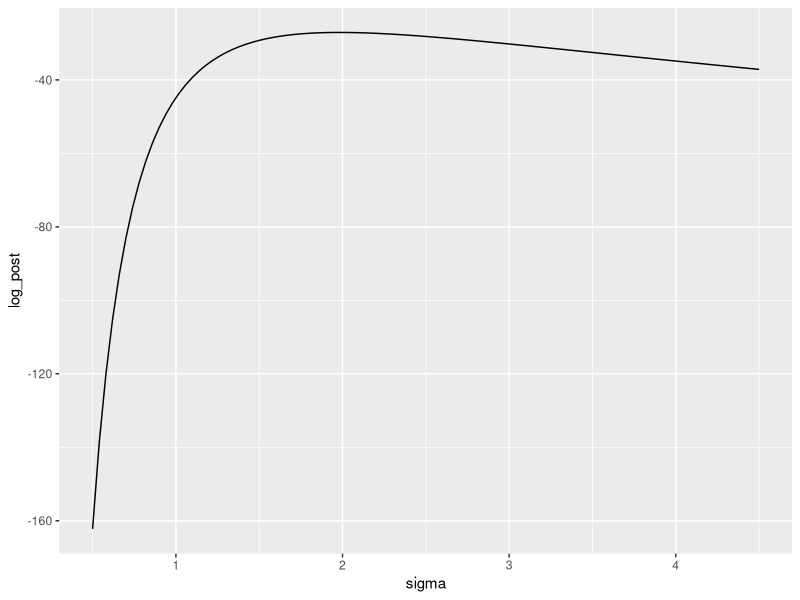
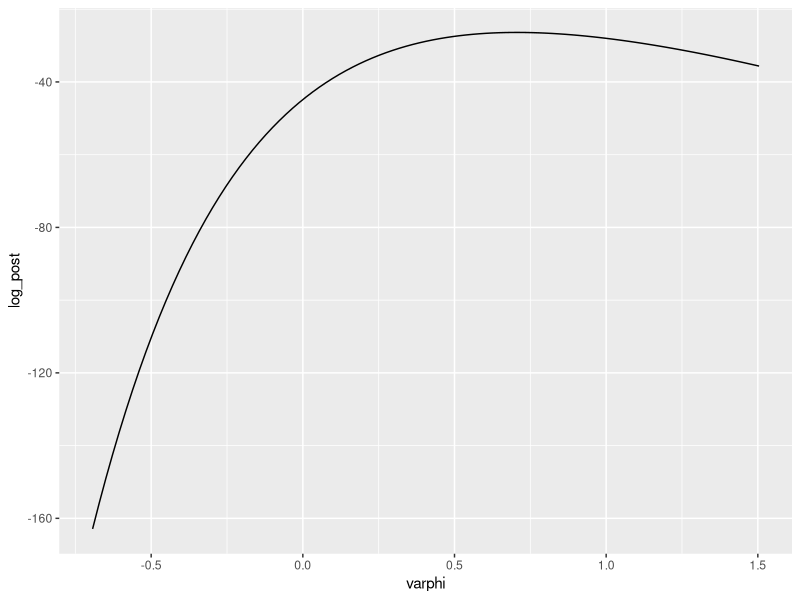
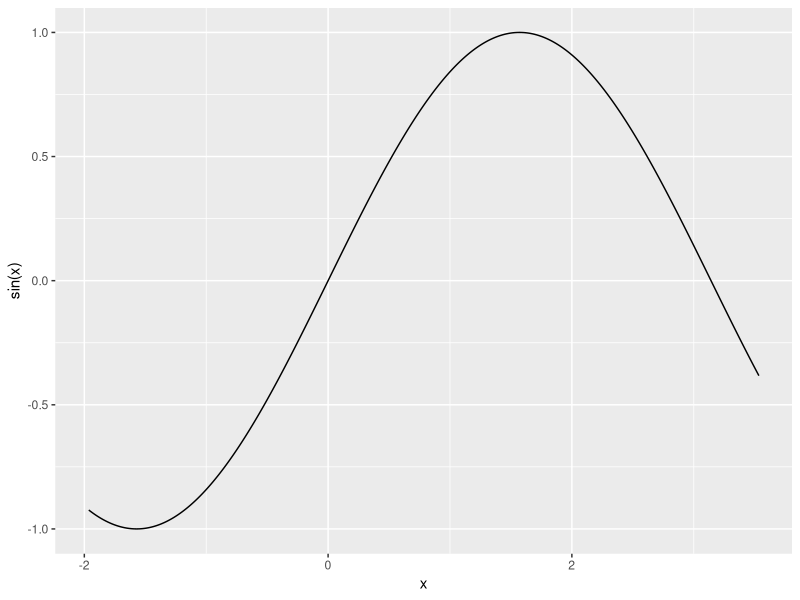
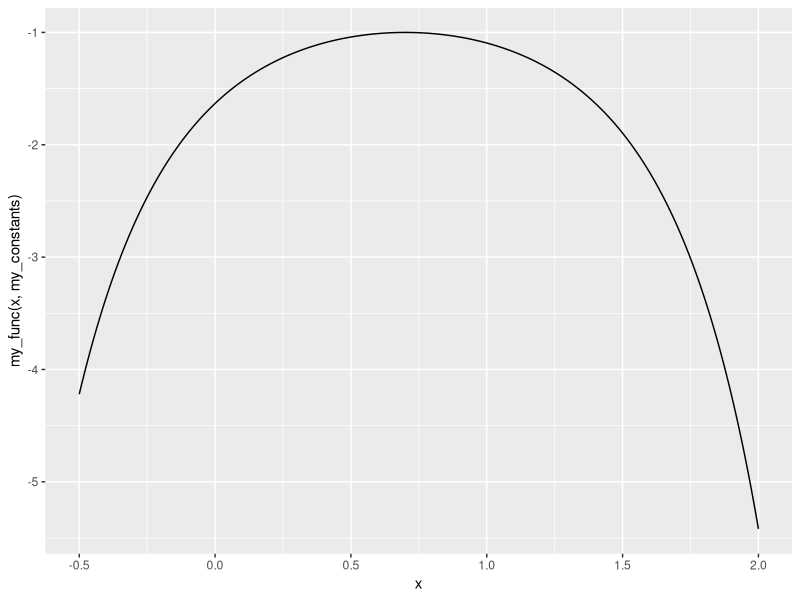
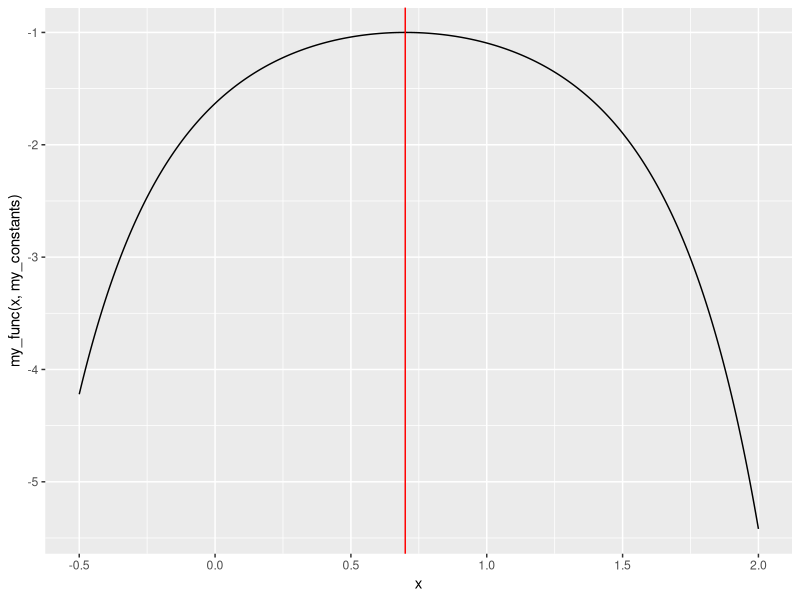
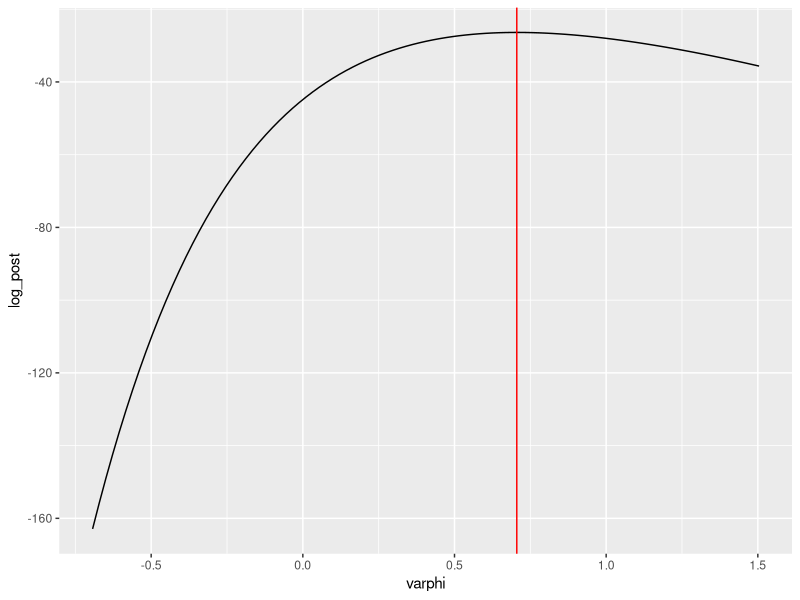

These figures' R source, in order:
## ---- chunk 1
knitr::opts_chunk$set(echo = TRUE)
## ---- chunk 2
library(tidyverse)
## ---- chunk 3
qnorm(.25,125,5)
## ---- chunk 4
qnorm(.75,125,5)
## ---- chunk 5
mu = 117
pnorm(mu,125,5)
## ---- chunk 6
N <- 21
v <- 4.2
## ---- chunk 7
### set input arguments !!!
log_post_sigma_unnorm <- function(sigma, N, v, lambda)
{
  # your code here
  log_post = -((N*log(sigma)) + (lambda*sigma) + ((N*v)/(2*(sigma^2))))
}
## ---- chunk 8
tibble::tibble(
  sigma = seq(0.5,4.5, length.out = 101)
) %>% 
   mutate(log_post = log_post_sigma_unnorm(sigma, N, v, 0.75))%>%
   ggplot(mapping = aes(x=sigma,y=log_post)) +
   geom_line()
## ---- chunk 9
### set the input arguments !!!
log_post_varphi_unnorm <- function(varphi, N, v, lambda)
{
  # back-calculate sigma given varphi
  sigma <- exp(varphi)
  
  # calculate the unnormalized log-posterior on sigma
  log_post <- -((N*log(sigma)) + (lambda*sigma) + ((N*v)/(2*(sigma^2))))
  
  # account for the derivative adjustment
  return(log_post + varphi)
}
## ---- chunk 10
tibble::tibble(
  varphi = seq(log(0.5),log(4.5), length.out = 101)
) %>% 
  mutate(log_post = log_post_varphi_unnorm(varphi, N, v, 0.75))%>%
   ggplot(mapping = aes(x=varphi,y=log_post)) +
   geom_line()
## ---- chunk 11
tibble::tibble(
  x = seq(-5*pi/8,9*pi/8, length.out = 1001)
) %>% 
  ggplot(mapping = aes(x=x,y=sin(x)))+
  geom_line()
## ---- chunk 12
opt_sine_01 <- optim( 0,
                      sin,
                     gr = NULL,
                     method = "Brent",
                     lower = -5*pi/8, upper = 9*pi/8,
                     hessian = TRUE,
                     control = list(fnscale = -1))
opt_sine_01
## ---- chunk 13
opt_sine_02 <- optim( 3,
                     sin,
                     gr = NULL,
                     method = "Brent",
                     lower = -5*pi/8, upper = 9*pi/8,
                     hessian = TRUE,
                     control = list(fnscale = -1 ))
opt_sine_02
## ---- chunk 14
my_func <- function(x, constants)
{
  ### 
  f = -exp((x - as.double(constants['a']))^as.double(constants['m']))
  return(f)
}

my_constants <- list(a=0.7,m=2)
## ---- chunk 15
tibble::tibble(
  x = seq(-0.5,2,length.out=501)
) %>% 
  ggplot(mapping = aes(x = x, 
                       y = my_func(x,my_constants))) +
           geom_line()
## ---- chunk 16
opt_result <- optim( 1.75,
                     my_func,
                    gr = NULL,
                    constants = my_constants,
                    method = "Brent",
                    lower = -0.5, upper = 2,
                    hessian = TRUE,
                    control = list( fnscale = -1))

opt_result
## ---- chunk 17
tibble::tibble(
  x = seq(-0.5,2,length.out=501)
) %>% 
  ggplot(mapping = aes(x = x, 
                       y = my_func(x,my_constants))) +
  geom_line() +
  geom_vline(mapping = aes(xintercept = as.double(opt_result['par'])), color="red")
## ---- chunk 18
varphi_opt_a <- optim( -0.5,
                    log_post_varphi_unnorm,
                    gr = NULL,
                    N = N, 
                    v = v, 
                    lambda = 0.75,
                    method = "BFGS",
                    hessian = TRUE,
                    control = list( fnscale = -1))

varphi_opt_a
## ---- chunk 19
varphi_opt_b <- optim( 1.35,
                    log_post_varphi_unnorm,
                    gr = NULL,
                    N = N, 
                    v = v, 
                    lambda = 0.75,
                    method = "BFGS",
                    hessian = TRUE,
                    control = list( fnscale = -1))
varphi_opt_b
## ---- chunk 20
tibble::tibble(
  varphi = seq(log(0.5),log(4.5), length.out = 101)
) %>% 
   mutate(log_post = log_post_varphi_unnorm(varphi, N, v, 0.75))%>%
   ggplot(mapping = aes(x=varphi,y=log_post)) +
   geom_line() +
   geom_vline(mapping = aes(xintercept=as.double(varphi_opt_a['par'])), color="red")
